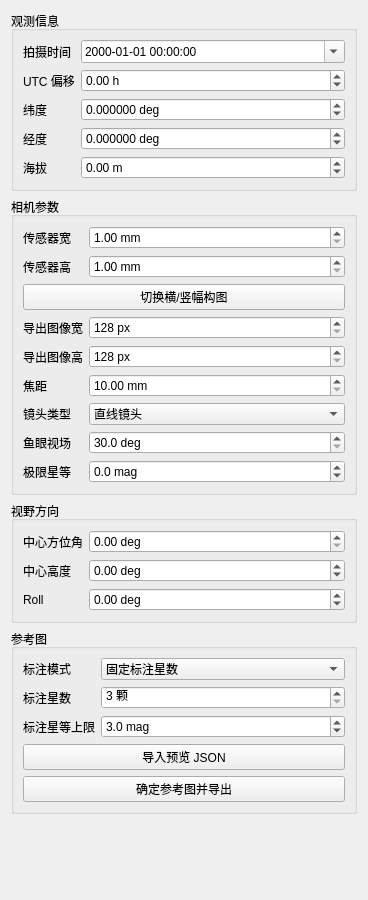
      <widget class="QWidget" name="scrollAreaWidgetContents">
       <property name="geometry">
        <rect>
         <x>0</x>
         <y>0</y>
         <width>368</width>
         <height>900</height>
        </rect>
       </property>
       <property name="sizePolicy">
        <sizepolicy hsizetype="Ignored" vsizetype="Preferred">
         <horstretch>0</horstretch>
         <verstretch>0</verstretch>
        </sizepolicy>
       </property>
       <layout class="QVBoxLayout" name="verticalLayoutControls">
        <item>
         <widget class="QGroupBox" name="groupBoxObserver">
          <property name="title">
           <string>观测信息</string>
          </property>
          <layout class="QFormLayout" name="formLayoutObserver">
           <property name="fieldGrowthPolicy">
            <enum>QFormLayout::AllNonFixedFieldsGrow</enum>
           </property>
           <property name="labelAlignment">
            <set>Qt::AlignLeft|Qt::AlignVCenter</set>
           </property>
           <item row="0" column="0">
            <widget class="QLabel" name="labelObservationTime">
             <property name="text">
              <string>拍摄时间</string>
             </property>
            </widget>
           </item>
           <item row="0" column="1">
            <widget class="QDateTimeEdit" name="dateTimeEditObservation">
             <property name="calendarPopup">
              <bool>true</bool>
             </property>
             <property name="displayFormat">
              <string>yyyy-MM-dd HH:mm:ss</string>
             </property>
            </widget>
           </item>
           <item row="1" column="0">
            <widget class="QLabel" name="labelUtcOffset">
             <property name="text">
              <string>UTC 偏移</string>
             </property>
            </widget>
           </item>
           <item row="1" column="1">
            <widget class="QDoubleSpinBox" name="doubleSpinBoxUtcOffset">
             <property name="minimum">
              <double>-12.000000000000000</double>
             </property>
             <property name="maximum">
              <double>14.000000000000000</double>
             </property>
             <property name="singleStep">
              <double>0.500000000000000</double>
             </property>
             <property name="suffix">
              <string> h</string>
             </property>
            </widget>
           </item>
           <item row="2" column="0">
            <widget class="QLabel" name="labelLatitude">
             <property name="text">
              <string>纬度</string>
             </property>
            </widget>
           </item>
           <item row="2" column="1">
            <widget class="QDoubleSpinBox" name="doubleSpinBoxLatitude">
             <property name="decimals">
              <number>6</number>
             </property>
             <property name="minimum">
              <double>-90.000000000000000</double>
             </property>
             <property name="maximum">
              <double>90.000000000000000</double>
             </property>
             <property name="suffix">
              <string> deg</string>
             </property>
            </widget>
           </item>
           <item row="3" column="0">
            <widget class="QLabel" name="labelLongitude">
             <property name="text">
              <string>经度</string>
             </property>
            </widget>
           </item>
           <item row="3" column="1">
            <widget class="QDoubleSpinBox" name="doubleSpinBoxLongitude">
             <property name="decimals">
              <number>6</number>
             </property>
             <property name="minimum">
              <double>-180.000000000000000</double>
             </property>
             <property name="maximum">
              <double>180.000000000000000</double>
             </property>
             <property name="suffix">
              <string> deg</string>
             </property>
            </widget>
           </item>
           <item row="4" column="0">
            <widget class="QLabel" name="labelElevation">
             <property name="text">
              <string>海拔</string>
             </property>
            </widget>
           </item>
           <item row="4" column="1">
            <widget class="QDoubleSpinBox" name="doubleSpinBoxElevation">
             <property name="minimum">
              <double>-500.000000000000000</double>
             </property>
             <property name="maximum">
              <double>9000.000000000000000</double>
             </property>
             <property name="suffix">
              <string> m</string>
             </property>
            </widget>
           </item>
          </layout>
         </widget>
        </item>
        <item>
         <widget class="QGroupBox" name="groupBoxCamera">
          <property name="title">
           <string>相机参数</string>
          </property>
          <layout class="QFormLayout" name="formLayoutCamera">
           <property name="fieldGrowthPolicy">
            <enum>QFormLayout::AllNonFixedFieldsGrow</enum>
           </property>
           <property name="labelAlignment">
            <set>Qt::AlignLeft|Qt::AlignVCenter</set>
           </property>
           <item row="0" column="0">
            <widget class="QLabel" name="labelSensorWidth">
             <property name="text">
              <string>传感器宽</string>
             </property>
            </widget>
           </item>
           <item row="0" column="1">
            <widget class="QDoubleSpinBox" name="doubleSpinBoxSensorWidth">
             <property name="minimum">
              <double>1.000000000000000</double>
             </property>
             <property name="maximum">
              <double>200.000000000000000</double>
             </property>
             <property name="suffix">
              <string> mm</string>
             </property>
            </widget>
           </item>
           <item row="1" column="0">
            <widget class="QLabel" name="labelSensorHeight">
             <property name="text">
              <string>传感器高</string>
             </property>
            </widget>
           </item>
           <item row="1" column="1">
            <widget class="QDoubleSpinBox" name="doubleSpinBoxSensorHeight">
             <property name="minimum">
              <double>1.000000000000000</double>
             </property>
             <property name="maximum">
              <double>200.000000000000000</double>
             </property>
             <property name="suffix">
              <string> mm</string>
             </property>
            </widget>
           </item>
           <item row="2" column="0" colspan="2">
            <widget class="QPushButton" name="pushButtonSwapOrientation">
             <property name="text">
              <string>切换横/竖幅构图</string>
             </property>
            </widget>
           </item>
           <item row="3" column="0">
            <widget class="QLabel" name="labelImageWidth">
             <property name="text">
              <string>导出图像宽</string>
             </property>
            </widget>
           </item>
           <item row="3" column="1">
            <widget class="QSpinBox" name="spinBoxImageWidth">
             <property name="minimum">
              <number>128</number>
             </property>
             <property name="maximum">
              <number>20000</number>
             </property>
             <property name="suffix">
              <string> px</string>
             </property>
            </widget>
           </item>
           <item row="4" column="0">
            <widget class="QLabel" name="labelImageHeight">
             <property name="text">
              <string>导出图像高</string>
             </property>
            </widget>
           </item>
           <item row="4" column="1">
            <widget class="QSpinBox" name="spinBoxImageHeight">
             <property name="minimum">
              <number>128</number>
             </property>
             <property name="maximum">
              <number>20000</number>
             </property>
             <property name="suffix">
              <string> px</string>
             </property>
            </widget>
           </item>
           <item row="5" column="0">
            <widget class="QLabel" name="labelFocalLength">
             <property name="text">
              <string>焦距</string>
             </property>
            </widget>
           </item>
           <item row="5" column="1">
            <widget class="QDoubleSpinBox" name="doubleSpinBoxFocalLength">
             <property name="decimals">
              <number>2</number>
             </property>
             <property name="minimum">
              <double>10.000000000000000</double>
             </property>
             <property name="maximum">
              <double>2000.000000000000000</double>
             </property>
             <property name="suffix">
              <string> mm</string>
             </property>
            </widget>
           </item>
           <item row="6" column="0">
            <widget class="QLabel" name="labelLensModel">
             <property name="text">
              <string>镜头类型</string>
             </property>
            </widget>
           </item>
           <item row="6" column="1">
            <widget class="QComboBox" name="comboBoxLensModel">
             <item>
              <property name="text">
               <string>直线镜头</string>
              </property>
             </item>
             <item>
              <property name="text">
               <string>鱼眼镜头</string>
              </property>
             </item>
            </widget>
           </item>
           <item row="7" column="0">
            <widget class="QLabel" name="labelFisheyeFov">
             <property name="text">
              <string>鱼眼视场</string>
             </property>
            </widget>
           </item>
           <item row="7" column="1">
            <widget class="QDoubleSpinBox" name="doubleSpinBoxFisheyeFov">
             <property name="decimals">
              <number>1</number>
             </property>
             <property name="minimum">
              <double>30.000000000000000</double>
             </property>
             <property name="maximum">
              <double>300.000000000000000</double>
             </property>
             <property name="singleStep">
              <double>5.000000000000000</double>
             </property>
             <property name="suffix">
              <string> deg</string>
             </property>
            </widget>
           </item>
           <item row="8" column="0">
            <widget class="QLabel" name="labelMagLimit">
             <property name="text">
              <string>极限星等</string>
             </property>
            </widget>
           </item>
           <item row="8" column="1">
            <widget class="QDoubleSpinBox" name="doubleSpinBoxMagLimit">
             <property name="decimals">
              <number>1</number>
             </property>
             <property name="minimum">
              <double>-2.000000000000000</double>
             </property>
             <property name="maximum">
              <double>9.000000000000000</double>
             </property>
             <property name="singleStep">
              <double>0.500000000000000</double>
             </property>
             <property name="suffix">
              <string> mag</string>
             </property>
            </widget>
           </item>
          </layout>
         </widget>
        </item>
        <item>
         <widget class="QGroupBox" name="groupBoxView">
          <property name="title">
           <string>视野方向</string>
          </property>
          <layout class="QFormLayout" name="formLayoutView">
           <property name="fieldGrowthPolicy">
            <enum>QFormLayout::AllNonFixedFieldsGrow</enum>
           </property>
           <property name="labelAlignment">
            <set>Qt::AlignLeft|Qt::AlignVCenter</set>
           </property>
           <item row="0" column="0">
            <widget class="QLabel" name="labelAz">
             <property name="text">
              <string>中心方位角</string>
             </property>
            </widget>
           </item>
           <item row="0" column="1">
            <widget class="QDoubleSpinBox" name="doubleSpinBoxAz">
             <property name="decimals">
              <number>2</number>
             </property>
             <property name="minimum">
              <double>0.000000000000000</double>
             </property>
             <property name="maximum">
              <double>359.990000000000009</double>
             </property>
             <property name="singleStep">
              <double>1.000000000000000</double>
             </property>
             <property name="suffix">
              <string> deg</string>
             </property>
            </widget>
           </item>
           <item row="1" column="0">
            <widget class="QLabel" name="labelAlt">
             <property name="text">
              <string>中心高度</string>
             </property>
            </widget>
           </item>
           <item row="1" column="1">
            <widget class="QDoubleSpinBox" name="doubleSpinBoxAlt">
             <property name="decimals">
              <number>2</number>
             </property>
             <property name="minimum">
              <double>-90.000000000000000</double>
             </property>
             <property name="maximum">
              <double>90.000000000000000</double>
             </property>
             <property name="singleStep">
              <double>1.000000000000000</double>
             </property>
             <property name="suffix">
              <string> deg</string>
             </property>
            </widget>
           </item>
           <item row="2" column="0">
            <widget class="QLabel" name="labelRoll">
             <property name="text">
              <string>Roll</string>
             </property>
            </widget>
           </item>
           <item row="2" column="1">
            <widget class="QDoubleSpinBox" name="doubleSpinBoxRoll">
             <property name="decimals">
              <number>2</number>
             </property>
             <property name="minimum">
              <double>-180.000000000000000</double>
             </property>
             <property name="maximum">
              <double>180.000000000000000</double>
             </property>
             <property name="suffix">
              <string> deg</string>
             </property>
            </widget>
           </item>
         </layout>
         </widget>
        </item>
        <item>
         <widget class="QGroupBox" name="groupBoxReference">
          <property name="title">
           <string>参考图</string>
          </property>
          <layout class="QVBoxLayout" name="verticalLayoutReference">
           <item>
            <layout class="QFormLayout" name="formLayoutReference">
             <property name="fieldGrowthPolicy">
              <enum>QFormLayout::AllNonFixedFieldsGrow</enum>
             </property>
             <property name="labelAlignment">
              <set>Qt::AlignLeft|Qt::AlignVCenter</set>
             </property>
             <item row="0" column="0">
              <widget class="QLabel" name="labelReferenceLabelMode">
               <property name="text">
                <string>标注模式</string>
               </property>
              </widget>
             </item>
             <item row="0" column="1">
              <widget class="QComboBox" name="comboBoxReferenceLabelMode">
               <item>
                <property name="text">
                 <string>固定标注星数</string>
                </property>
               </item>
               <item>
                <property name="text">
                 <string>固定星等上限</string>
                </property>
               </item>
              </widget>
             </item>
             <item row="1" column="0">
              <widget class="QLabel" name="labelReferenceStarCount">
               <property name="text">
                <string>标注星数</string>
               </property>
              </widget>
             </item>
             <item row="1" column="1">
              <widget class="QSpinBox" name="spinBoxReferenceStarCount">
               <property name="minimum">
                <number>3</number>
               </property>
               <property name="maximum">
                <number>40</number>
               </property>
               <property name="suffix">
                <string> 颗</string>
               </property>
              </widget>
             </item>
             <item row="2" column="0">
              <widget class="QLabel" name="labelReferenceMagLimit">
               <property name="text">
                <string>标注星等上限</string>
               </property>
              </widget>
             </item>
             <item row="2" column="1">
              <widget class="QDoubleSpinBox" name="doubleSpinBoxReferenceMagLimit">
               <property name="decimals">
                <number>1</number>
               </property>
               <property name="minimum">
                <double>1.000000000000000</double>
               </property>
               <property name="maximum">
                <double>5.000000000000000</double>
               </property>
               <property name="singleStep">
                <double>0.500000000000000</double>
               </property>
               <property name="value">
                <double>3.000000000000000</double>
               </property>
               <property name="suffix">
                <string> mag</string>
               </property>
              </widget>
             </item>
            </layout>
           </item>
          <item>
            <widget class="QPushButton" name="pushButtonImportReferenceJson">
             <property name="text">
              <string>导入预览 JSON</string>
             </property>
            </widget>
           </item>
           <item>
            <widget class="QPushButton" name="pushButtonExportReference">
             <property name="text">
              <string>确定参考图并导出</string>
             </property>
            </widget>
           </item>
          </layout>
         </widget>
        </item>
        <item>
         <spacer name="verticalSpacerControls">
          <property name="orientation">
           <enum>Qt::Vertical</enum>
          </property>
          <property name="sizeHint" stdset="0">
           <size>
            <width>20</width>
            <height>40</height>
           </size>
          </property>
         </spacer>
        </item>
       </layout>
      </widget>
